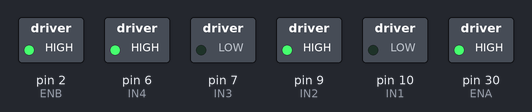
A sketch run on a simulated Arduino Mega 2560, built with avr-gcc and run on an emulated ATmega2560. On the bench: switched loads named in the sketch (green lamp = pin HIGH).

Above: at 0.1 s.
Timing chart, 0 to 1.6 s (numbered marks = the images above):
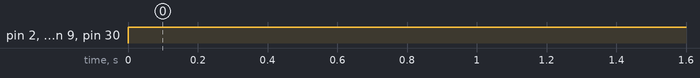

Measured:
- by itself, pin 2 (ENB), pin 6 (IN4), pin 9 (IN2), pin 30 (ENA): LOW → HIGH at 0.00 s

The sketch:

DC_Motor.ino
```cpp
/*
    Amr - 03/04/2018
    Basic Navigation
    Car Moves Forward
    Teensy 3.6 + L298N
*/

// defining the pins connected between the L298N Dual H-Bridge and Arduino Microcontroller

//pins that will control speed of motors, enable PWM
int ENA = 30;//teensy pin 30
int ENB = 2; //teensy pin 2

//right motors
int IN1 = 10;
int IN2 = 9;

//left motors
int IN3 = 7;
int IN4 = 6;


void setup() {
  // put your setup code here, to run once:
  //define the mode of the pins, are they pins sending data to outside peripherals? or recieving data? .....
  pinMode(ENA, OUTPUT);
  pinMode(ENB, OUTPUT);
  pinMode(IN1, OUTPUT);
  pinMode(IN2, OUTPUT);
  pinMode(IN3, OUTPUT);
  pinMode(IN4, OUTPUT);
}


/*
    To move the car forward, both left motors and right motors must be rotating forward.

    So that means:
    Right Motor - ENA = 1; IN1 = 0; IN2 = 1
    Left Motor - ENB = 1; IN3 = 0; IN4 = 1


    We write the code for that in void loop() below
*/

void loop() {
  // put your main code here, to run repeatedly:

  digitalWrite(ENA, HIGH);
  digitalWrite(ENB, HIGH);
  digitalWrite(IN1, LOW);
  digitalWrite(IN2, HIGH);
  digitalWrite(IN3, LOW);
  digitalWrite(IN4, HIGH);

}
```
